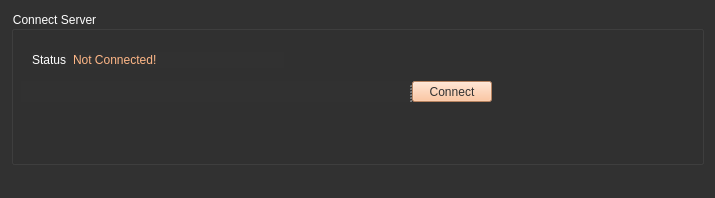
<?xml version="1.0" encoding="UTF-8"?>
<ui version="4.0">
 <class>agentInvokeClass</class>
 <widget class="QMainWindow" name="agentInvokeClass">
  <property name="geometry">
   <rect>
    <x>0</x>
    <y>0</y>
    <width>715</width>
    <height>198</height>
   </rect>
  </property>
  <property name="windowTitle">
   <string>agentInvoke</string>
  </property>
  <property name="styleSheet">
   <string notr="true">background-color: rgb(49, 49, 49);</string>
  </property>
  <widget class="QWidget" name="centralWidget">
   <layout class="QGridLayout" name="gridLayout">
    <item row="0" column="0">
     <widget class="QGroupBox" name="groupBox">
      <property name="styleSheet">
       <string notr="true">color: rgb(255, 255, 255);</string>
      </property>
      <property name="title">
       <string>Connect Server</string>
      </property>
      <widget class="QSplitter" name="splitter_3">
       <property name="geometry">
        <rect>
         <x>10</x>
         <y>70</y>
         <width>471</width>
         <height>21</height>
        </rect>
       </property>
       <property name="orientation">
        <enum>Qt::Horizontal</enum>
       </property>
       <widget class="QWidget" name="layoutWidget">
        <layout class="QHBoxLayout" name="horizontalLayout">
         <item>
          <layout class="QHBoxLayout" name="horizontalLayout_2">
           <item>
            <spacer name="horizontalSpacer_6">
             <property name="orientation">
              <enum>Qt::Horizontal</enum>
             </property>
             <property name="sizeHint" stdset="0">
              <size>
               <width>40</width>
               <height>20</height>
              </size>
             </property>
            </spacer>
           </item>
           <item>
            <spacer name="horizontalSpacer_5">
             <property name="orientation">
              <enum>Qt::Horizontal</enum>
             </property>
             <property name="sizeHint" stdset="0">
              <size>
               <width>40</width>
               <height>20</height>
              </size>
             </property>
            </spacer>
           </item>
           <item>
            <spacer name="horizontalSpacer_4">
             <property name="orientation">
              <enum>Qt::Horizontal</enum>
             </property>
             <property name="sizeHint" stdset="0">
              <size>
               <width>40</width>
               <height>20</height>
              </size>
             </property>
            </spacer>
           </item>
           <item>
            <spacer name="horizontalSpacer_2">
             <property name="orientation">
              <enum>Qt::Horizontal</enum>
             </property>
             <property name="sizeHint" stdset="0">
              <size>
               <width>40</width>
               <height>20</height>
              </size>
             </property>
            </spacer>
           </item>
           <item>
            <widget class="QLabel" name="address_label">
             <property name="text">
              <string>Address</string>
             </property>
            </widget>
           </item>
           <item>
            <widget class="QLineEdit" name="address_lineEdit"/>
           </item>
          </layout>
         </item>
         <item>
          <widget class="QSplitter" name="splitter_2">
           <property name="orientation">
            <enum>Qt::Horizontal</enum>
           </property>
           <widget class="QLabel" name="port_label">
            <property name="text">
             <string>Port</string>
            </property>
           </widget>
           <widget class="QLineEdit" name="port_lineEdit">
            <property name="sizePolicy">
             <sizepolicy hsizetype="Expanding" vsizetype="Expanding">
              <horstretch>0</horstretch>
              <verstretch>0</verstretch>
             </sizepolicy>
            </property>
           </widget>
          </widget>
         </item>
        </layout>
       </widget>
       <widget class="QPushButton" name="sendButton">
        <property name="styleSheet">
         <string notr="true">background-color: rgb(255, 183, 135);
color: rgb(49, 49, 49);</string>
        </property>
        <property name="text">
         <string>Connect</string>
        </property>
       </widget>
      </widget>
      <widget class="QLabel" name="label">
       <property name="geometry">
        <rect>
         <x>21</x>
         <y>41</y>
         <width>35</width>
         <height>16</height>
        </rect>
       </property>
       <property name="text">
        <string>Status:</string>
       </property>
      </widget>
      <widget class="QLabel" name="info_label">
       <property name="geometry">
        <rect>
         <x>62</x>
         <y>41</y>
         <width>211</width>
         <height>16</height>
        </rect>
       </property>
       <property name="styleSheet">
        <string notr="true">font: 75 8pt &quot;MS Shell Dlg 2&quot;;
color: rgb(255, 183, 135);</string>
       </property>
       <property name="text">
        <string>Not Connected!</string>
       </property>
      </widget>
     </widget>
    </item>
   </layout>
  </widget>
  <widget class="QStatusBar" name="statusBar"/>
  <widget class="QMenuBar" name="menuBar">
   <property name="geometry">
    <rect>
     <x>0</x>
     <y>0</y>
     <width>715</width>
     <height>21</height>
    </rect>
   </property>
  </widget>
 </widget>
 <layoutdefault spacing="6" margin="11"/>
 <resources>
  <include location="agentInvoke.qrc"/>
 </resources>
 <connections/>
</ui>
